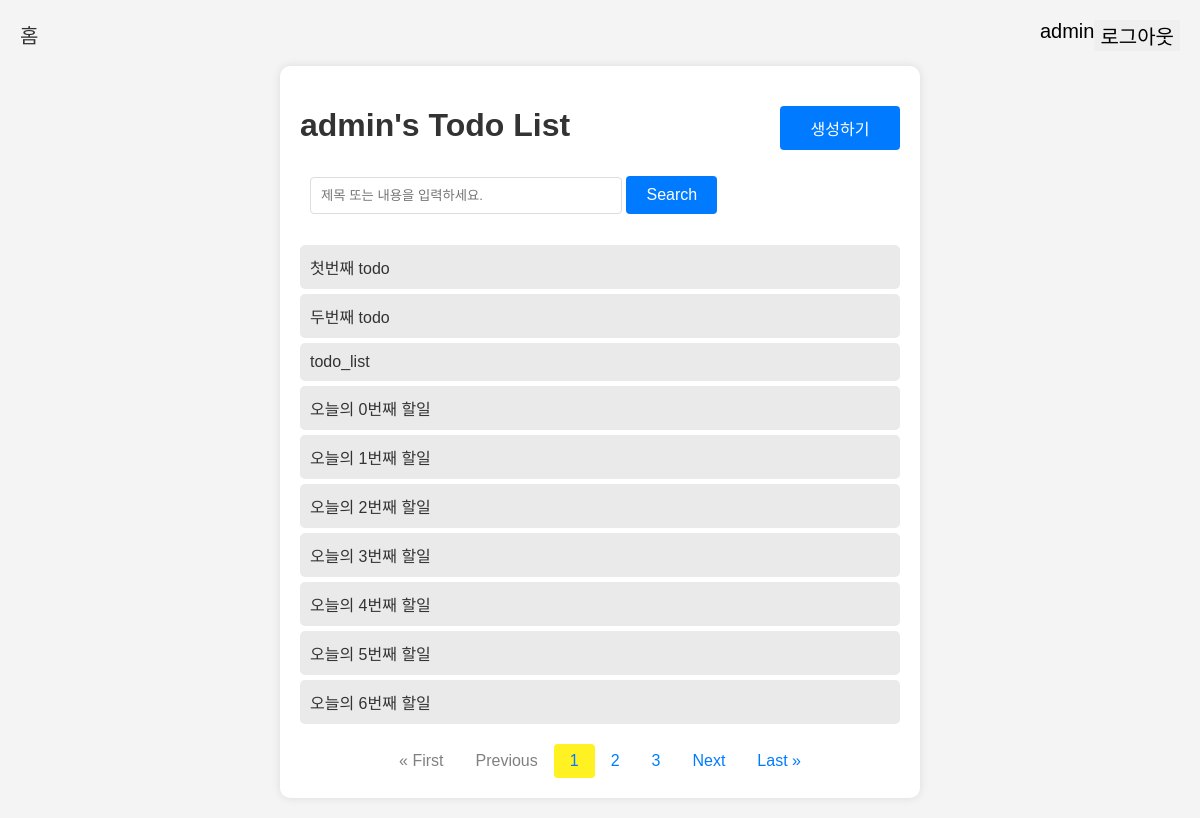
The page /todo/ (signed in) on the database its author committed.
### todo/models.py (models this page shows, shortened)
class Todo(models.Model):
    user = models.ForeignKey(User, on_delete=models.CASCADE)
    title = models.CharField(
        max_length=50,
        verbose_name="제목"  # 필드 라벨을 "제목"으로 설정
    )
    description = models.TextField(
        verbose_name="내용"  # 필드 라벨을 "내용"으로 설정
    )
    start_date = models.DateField(
        verbose_name="시작 날짜"  # 필드 라벨을 "시작 날짜"로 설정
    )
    end_date = models.DateField(
        verbose_name="종료 날짜"  # 필드 라벨을 "종료 날짜"로 설정
    )
    is_completed = models.BooleanField(
        default=False,
        verbose_name="완료 여부"  # 필드 라벨을 "완료 여부"로 설정
    )
    created_at = models.DateTimeField(
        auto_now_add=True,
        verbose_name="생성 날짜"  # 필드 라벨을 "생성 날짜"로 설정
    )
    updated_at = models.DateTimeField(
        auto_now=True,
        verbose_name="수정 날짜"  # 필드 라벨을 "수정 날짜"로 설정
    )
    class Meta:
        verbose_name = "할 일"  # 모델 이름(단수형)을 "할 일"로 설정
        verbose_name_plural = "할 일 목록"  # 모델 이름(복수형)을 "할 일 목록"으로 설정

### todo/views.py (the view)
# urls.py: path('todo/', todo_list, name='todo_list'),
@login_required
def todo_list(request):
    todo_list = Todo.objects.filter(user=request.user).order_by('created_at')
    q = request.GET.get('q') # GET 요청으로부터 q에 담긴 쿼리 파라미터를 가져온다.
    if q:
        todo_list = todo_list.filter(Q(title__icontains=q)|Q(description__icontains=q))
    paginator = Paginator(todo_list, 10) # 한 페이지당 10개씩 가져온다.
    page_number = request.GET.get('page')
    page_object = paginator.get_page(page_number)
    context = {
        'page_object': page_object
    }
    print(page_object)
    return render(request, 'todo_list.html', context)

### templates/todo_list.html (shortened to what this page needs)
{% extends 'base.html' %}
{% block content %}
<div class="container" style="margin-top: 15px">
    {% if request.user.is_authenticated %}
    <div style="display: flex; justify-content: space-between">
        <h1>{{ request.user.username }}'s Todo List</h1>
        <button class="create-button" onclick="location.href='{% url 'todo_create' %}'">생성하기</button>
    </div>
    <form method="GET" style="margin: 10px">
        <input type="text" placeholder="제목 또는 내용을 입력하세요." name="q" value="{% if request.GET.q %}{{ request.GET.q }}{% endif %}">
        <button class="search-button">Search</button>
    </form>
    <ul>
        {% for todo in page_object.object_list %}
            <li><a href="{% url 'todo_info' todo.id %}">{{ todo.title }}</a></li>
        {% endfor %}
    </ul>
    <div class="pagination">
        {% if page_object.has_previous %}
            <a href="?page=1">&laquo; First</a>
            <a href="?page={{ page_object.previous_page_number }}">Previous</a>
        {% else %}
            <p>&laquo; First</p>
            <p>Previous</p>
        {% endif %}
        {% for num in page_object.paginator.page_range %}
            {% if num > page_object.number|add:-3 and num < page_object.number|add:3 %}
                {% if num == page_object.number %}
                    <span class="active" style="border-radius: 4px; background-color: #fff122">{{ num }}</span>
                {% else %}
                    <a href="?page={{ num }}">{{ num }}</a>
                {% endif %}
            {% endif %}
        {% endfor %}
        {% if page_object.has_next %}
            <a href="?page={{ page_object.next_page_number }}">Next</a>
            <a href="?page={{ page_object.paginator.num_pages }}">Last &raquo;</a>
        {% else %}
            <p>Next</p>
            <p>Last &raquo;</p>
        {% endif %}
    </div>
    {% endif %}
</div>
{% endblock %}

### templates/base.html (shortened to what this page needs)
<!DOCTYPE html>
<html lang="en">
<head>
</head>
<body>
<nav style="display:flex; justify-content: space-between">
    <div>
        <a style="font-size:20px" href={% url 'todo_list' %}>홈</a>
    </div>
    {% if request.user.is_authenticated %}
        <div style="text-align:right; font-size: 20px; display:flex; justify-content: space-between">
        {{ request.user.username }}
        <form action="{% url 'logout' %}" method="POST">
            <button style="border: 0; font-size: 20px; cursor:pointer">로그아웃</button>
        </form>
        </div>
    {% else %}
        <div style="display:flex; justify-content: right; font-size: 20px;">
            <a href="{% url 'signup' %}" style="margin-right:10px">회원가입</a>
            <a href="{% url 'login' %}">로그인</a>
        </div>
    {% endif %}
</nav>
{% block content %}{% endblock %}
</body>
</html>

### templates/todo_list.html (style rules this page uses)
body { font-family: Arial, sans-serif; background-color: #f4f4f4; margin: 0; padding: 20px; }
.container { max-width: 600px; margin: auto; background: #fff; padding: 20px; border-radius: 10px; box-shadow: 0 0 10px rgba(0, 0, 0, 0.1); }
h1 { text-align: center; color: #333; }
ul { list-style-type: none; padding: 0; }
li { padding: 10px; margin: 5px 0; background: #eaeaea; border-radius: 5px; transition: background 0.3s; }
a { text-decoration: none; color: #333; }
.create-button { background-color: #007bff; color: white; border: none; margin-top: 20px; padding: 10px 20px; border-radius: 4px; cursor: pointer; width: 20%; height: 20%; font-size: 16px; }
.pagination { display: flex; justify-content: center; margin-top: 20px; }
.pagination a, .pagination span { color: #007bff; padding: 8px 16px; text-decoration: none; transition: background-color .3s; }
.pagination p { color: gray; padding: 8px 16px; text-decoration: none; transition: background-color .3s; margin: 0; }
input[type="text"] { width: 50%; padding: 10px; border: 1px solid #ddd; border-radius: 4px; margin-bottom: 15px; }
.search-button { background-color: #007bff; color: white; border: none; padding: 10px 20px; border-radius: 4px; cursor: pointer; font-size: 16px; }

### rows shown on the page
Todo: title "첫번째 todo"
Todo: title "두번째 todo"
Todo: title "todo_list"
Todo: title "오늘의 0번째 할일"
Todo: title "오늘의 1번째 할일"
Todo: title "오늘의 2번째 할일"
Todo: title "오늘의 3번째 할일"
Todo: title "오늘의 4번째 할일"
Todo: title "오늘의 5번째 할일"
Todo: title "오늘의 6번째 할일"

### other values the page prints
{{ request.user.username }} "admin"
{{ num }} "1"
{{ num }} "2" "3"
